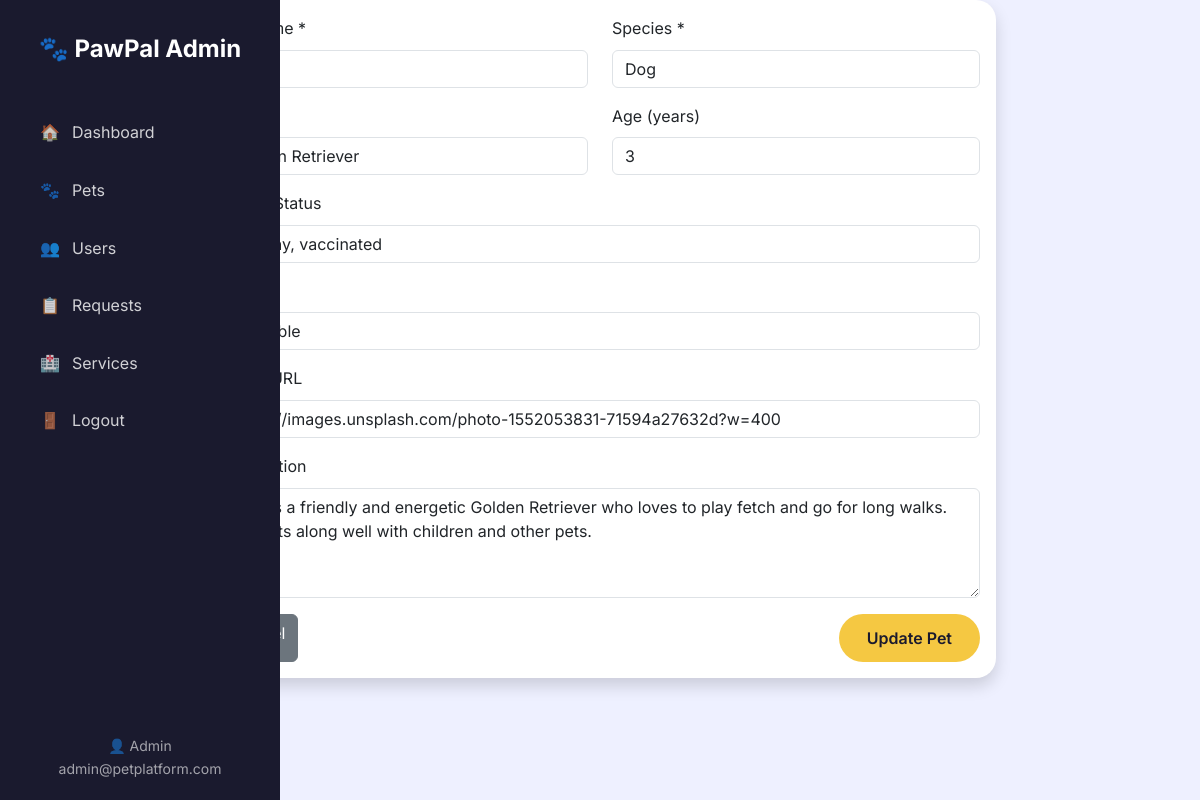
Screenshot of /admin/pets/edit/1 (signed in) with the database file from the repository.
### app/models.py (models this page shows, shortened)
class User(UserMixin, db.Model):
    id = db.Column(db.Integer, primary_key=True)
    name = db.Column(db.String(100), nullable=False)
    email = db.Column(db.String(120), unique=True, nullable=False)
    password_hash = db.Column(db.String(200), nullable=False)
    role = db.Column(db.String(20), default='user')
    created_at = db.Column(db.DateTime, default=datetime.utcnow)
    adoption_requests = db.relationship('AdoptionRequest', backref='user', lazy=True)

class Pet(db.Model):
    id = db.Column(db.Integer, primary_key=True)
    name = db.Column(db.String(100), nullable=False)
    species = db.Column(db.String(50), nullable=False)
    breed = db.Column(db.String(100))
    age = db.Column(db.Integer)
    health_status = db.Column(db.String(200))
    description = db.Column(db.Text)
    image_url = db.Column(db.String(500))
    status = db.Column(db.String(20), default='available')
    created_at = db.Column(db.DateTime, default=datetime.utcnow)
    adoption_requests = db.relationship('AdoptionRequest', backref='pet', lazy=True)

### app/routes/admin.py (the view, shortened to what this page needs)
@admin.route('/pets/edit/<int:pet_id>', methods=['GET', 'POST'])
@login_required
@admin_required
def edit_pet(pet_id):
    pet = Pet.query.get_or_404(pet_id)
    return render_template('admin/edit_pet.html', pet=pet)

### app/__init__.py (called while the page is built)
@login_manager.user_loader
def load_user(user_id):
    from app.models import User
    return User.query.get(int(user_id))

### app/routes/admin.py (called while the page is built)
def admin_required(f):
    @wraps(f)
    def decorated_function(*args, **kwargs):
        if not current_user.is_authenticated or current_user.role != 'admin':
            flash('Admin access required', 'error')
            return redirect(url_for('auth.login'))
        return f(*args, **kwargs)
    return decorated_function

### app/templates/admin/edit_pet.html (shortened to what this page needs)
{% extends "admin/base.html" %}
{% block content %}
<div class="row justify-content-center">
    <div class="col-md-8">
        <div class="card shadow">
            <div class="card-body">
                <form method="POST">
                    <div class="row">
                        <div class="col-md-6 mb-3">
                            <label for="name" class="form-label">Pet Name *</label>
                            <input type="text" class="form-control" id="name" name="name" value="{{ pet.name }}" required>
                        </div>
                        <div class="col-md-6 mb-3">
                            <label for="species" class="form-label">Species *</label>
                            <select class="form-control" id="species" name="species" required>
                                <option value="dog" {{ 'selected' if pet.species == 'dog' }}>Dog</option>
                            </select>
                        </div>
                    </div>
                    <div class="row">
                        <div class="col-md-6 mb-3">
                            <label for="breed" class="form-label">Breed</label>
                            <input type="text" class="form-control" id="breed" name="breed" value="{{ pet.breed or '' }}">
                        </div>
                        <div class="col-md-6 mb-3">
                            <label for="age" class="form-label">Age (years)</label>
                            <input type="number" class="form-control" id="age" name="age" value="{{ pet.age or '' }}" min="0" step="1">
                        </div>
                    </div>
                    <div class="mb-3">
                        <label for="health_status" class="form-label">Health Status</label>
                        <input type="text" class="form-control" id="health_status" name="health_status" value="{{ pet.health_status or '' }}" placeholder="e.g., Healthy, Vaccinated, Special care needed">
                    </div>
                    <div class="mb-3">
                        <label for="status" class="form-label">Status</label>
                        <select class="form-control" id="status" name="status">
                            <option value="available" {{ 'selected' if pet.status == 'available' }}>Available</option>
                        </select>
                    </div>
                    <div class="mb-3">
                        <label for="image_url" class="form-label">Image URL</label>
                        <input type="url" class="form-control" id="image_url" name="image_url" value="{{ pet.image_url or '' }}" placeholder="https://example.com/pet-image.jpg">
                    </div>
                    <div class="mb-3">
                        <label for="description" class="form-label">Description</label>
                        <textarea class="form-control" id="description" name="description" rows="4" placeholder="Describe the pet's personality, habits, and any special requirements...">{{ pet.description or '' }}</textarea>
                    </div>
                    <div class="d-flex justify-content-between">
                        <a href="{{ url_for('admin.pets') }}" class="btn btn-secondary">Cancel</a>
                        <button type="submit" class="btn btn-primary">Update Pet</button>
                    </div>
                </form>
            </div>
        </div>
    </div>
</div>
{% endblock %}

### app/templates/admin/base.html (shortened to what this page needs)
<!DOCTYPE html>
<html lang="en">
<head>
    <link href="https://cdn.jsdelivr.net/npm/bootstrap@5.3.0/dist/css/bootstrap.min.css" rel="stylesheet">
</head>
<body>
    <div class="admin-sidebar">
        <div class="logo">🐾 PawPal Admin</div>
        <nav class="nav flex-column">
            <a href="{{ url_for('admin.dashboard') }}" class="nav-link {% if request.endpoint == 'admin.dashboard' %}active{% endif %}">
                <span>🏠</span> Dashboard
            </a>
            <a href="{{ url_for('admin.pets') }}" class="nav-link {% if request.endpoint == 'admin.pets' %}active{% endif %}">
                <span>🐾</span> Pets
            </a>
            <a href="{{ url_for('admin.users') }}" class="nav-link {% if request.endpoint == 'admin.users' %}active{% endif %}">
                <span>👥</span> Users
            </a>
            <a href="{{ url_for('admin.requests') }}" class="nav-link {% if request.endpoint == 'admin.requests' %}active{% endif %}">
                <span>📋</span> Requests
            </a>
            <a href="{{ url_for('admin.services') }}" class="nav-link {% if request.endpoint == 'admin.services' %}active{% endif %}">
                <span>🏥</span> Services
            </a>
            <a href="{{ url_for('auth.logout') }}" class="nav-link">
                <span>🚪</span> Logout
            </a>
        </nav>
        <div class="admin-footer">
            <div>👤 {{ current_user.name }}</div>
            <div>{{ current_user.email }}</div>
        </div>
    </div>
    {% block content %}{% endblock %}
</body>
</html>

### app/templates/admin/base.html (style rules this page uses)
:root { --bg-color: #EEF0FF; --primary-color: #F5C842; --primary-hover: #E5B832; --card-bg: #FFFFFF; --navbar-bg: #FFFFFF; --text-primary: #1A1A2E; --text-secondary: #6B7280; --border-color: #E5E7EB; --footer-bg: #1A1A2E; --sidebar-bg: #1A1A2E; }
body { font-family: 'Inter', sans-serif; background-color: var(--bg-color); color: var(--text-primary); font-size: 16px; line-height: 1.6; margin: 0; padding: 0; }
.admin-sidebar { background-color: var(--sidebar-bg); min-height: 100vh; position: fixed; left: 0; top: 0; width: 280px; padding: 30px 20px; z-index: 1000; }
.admin-sidebar .logo { color: white; font-size: 24px; font-weight: 700; margin-bottom: 40px; text-align: center; }
.admin-sidebar .nav-link { color: rgba(255,255,255,0.8); padding: 12px 20px; border-radius: 8px; margin-bottom: 8px; transition: all 0.3s ease; text-decoration: none; display: flex; align-items: center; }
.admin-sidebar .nav-link span { margin-right: 12px; }
.admin-footer { position: absolute; bottom: 20px; left: 20px; right: 20px; color: rgba(255,255,255,0.6); font-size: 14px; text-align: center; }
.card { background-color: var(--card-bg); border: none; border-radius: 20px; box-shadow: 0 2px 12px rgba(0,0,0,0.06); transition: transform 0.3s ease, box-shadow 0.3s ease; }
.btn-primary { background-color: var(--primary-color) !important; border: none !important; color: var(--text-primary) !important; border-radius: 50px; padding: 12px 28px; font-weight: 600; transition: all 0.3s ease; }

### rows the page displays
User: name "Admin", email "admin@petplatform.com"
Pet: name "Max", breed "Golden Retriever", age "3", health_status "Healthy, vaccinated", image_url "https://images.unsplash.com/photo-1552053831-71594a27632d?w=400", description "Max is a friendly and energetic Golden Retriever who loves to play fetch and go for long walks. He gets along well with children and other pets."
